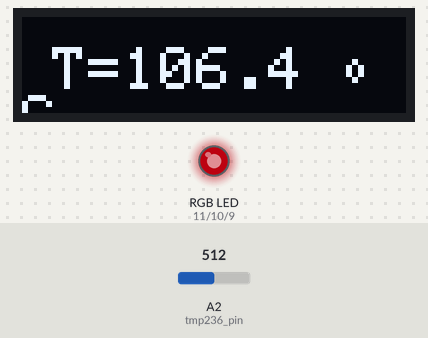
Bench run of a program on a simulated Arduino Nano, built with avr-gcc and run on an emulated ATmega328P. Parts: 128×32 one-colour display, an RGB LED mixed from three pins (HIGH = lit). Inputs (shaded band) come from the test bench; at power-on: A2 (tmp236_pin) = 512. Dim RGB values are drawn brighter than linear; what the program prints to the serial monitor is not drawn.

Above: at 1.8 s.
1.9 s: A2 (tmp236_pin) set to 494
At 3.3 s:
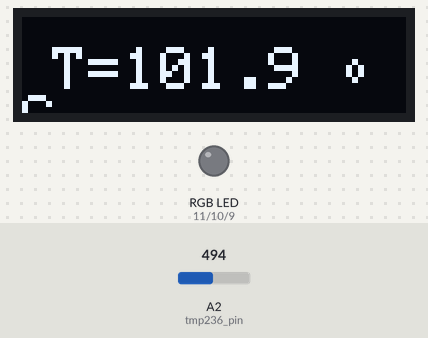
3.7 s: A2 (tmp236_pin) set to 284
At 4.8 s:
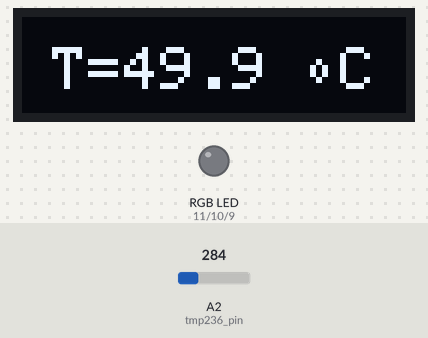
5.7 s: A2 (tmp236_pin) set to 263
At 7.4 s:
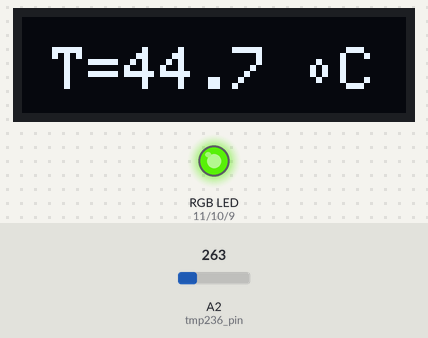
7.7 s: A2 (tmp236_pin) set to 122
At 9.1 s:
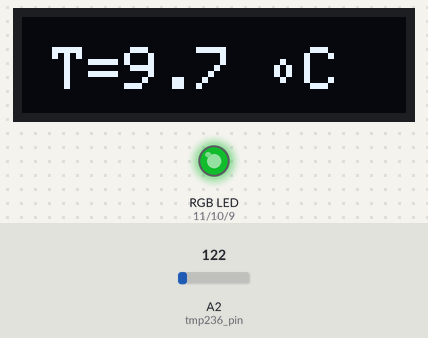
9.7 s: A2 (tmp236_pin) set to 0
At 10.6 s:
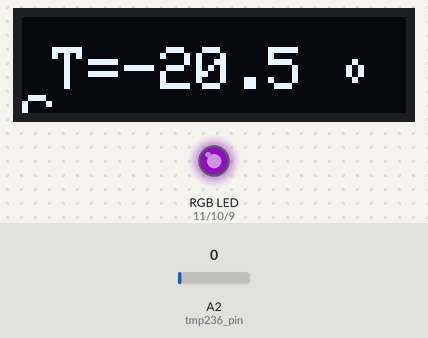
Timing chart, 0 to 12.7 s (numbered marks = the images above; inputs shaded):
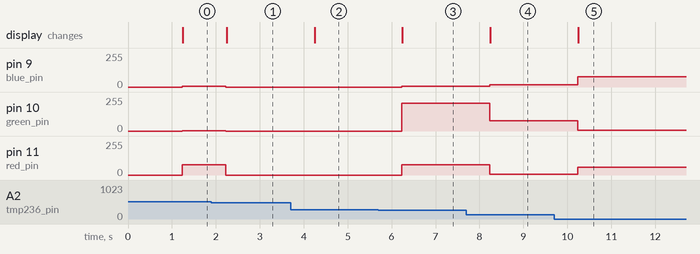

Measured:
- the behaviour switches between 509 and 508 on A2 (tmp236_pin) (found by bisection; images 0 and 1)
- the behaviour switches between 272 and 271 on A2 (tmp236_pin) (found by bisection; images 2 and 3)
- after the input at 1.9 s, pin 9 (blue_pin): 7/255 → 0/255 after 0.33 s; pin 10 (green_pin): 1/255 → 0/255 after 0.33 s; pin 11 (red_pin): 76/255 → 0/255 after 0.33 s; the display: changes after 0.35 s (image 1)
- after the input at 3.7 s, the display: changes after 0.55 s (image 2)
- after the input at 5.7 s, pin 9 (blue_pin): 0/255 → 7/255 after 0.53 s; pin 10 (green_pin): 0/255 → 207/255 after 0.53 s; pin 11 (red_pin): 0/255 → 76/255 after 0.53 s; the display: changes after 0.55 s (image 3)
- after the input at 7.7 s, pin 9 (blue_pin): 7/255 → 18/255 after 0.53 s; pin 10 (green_pin): 207/255 → 76/255 after 0.53 s; pin 11 (red_pin): 76/255 → 7/255 after 0.53 s; the display: changes after 0.55 s (image 4)
- after the input at 9.7 s, pin 9 (blue_pin): 18/255 → 76/255 after 0.53 s; pin 10 (green_pin): 76/255 → 7/255 after 0.53 s; pin 11 (red_pin): 7/255 → 57/255 after 0.53 s; the display: changes after 0.55 s (image 5)

The program:

main.cpp
```cpp
/* Arduino Nano ATmega328P
   Program to read temperature from a TMP236 sensor and display it using an RGB LED.
   The color of the LED changes based on the temperature reading.
   The TMP236 outputs 750mV at 0°C and increases by 10mV per °C.
   The RGB LED is connected to pins 9 (Blue), 10 (Green), and 11 (Red).
   The TMP236 sensor is connected to analog pin A0.
   Vcc = 4.95V (from a Vbat=7.4V Li-Po battery connected to Arduino nanoVin) or 4.74V from USB power supply.
   Ibat = 40 mA @ Vbatt = 8V @ value = 0.3

  Add OLED display SSD1306 128x32 via I2C to show temperature value.
    Connections:
    OLED    Arduino
    VCC     VCC (5V)
    GND     GND
    SCL     A5 (SCL)
    SDA     A4 (SDA)

  Warning : RGB LED close to TMP236 maycause temperature reading to be higher than actual temperature.
*/

#include <Arduino.h>

/* lib to convert HSV to RGB */
#include "RGBConverter.h"

/* lib to drive I2C OLED 132x32display */
#include <SPI.h>
#include <Wire.h>
#include <Adafruit_GFX.h>
#include <Adafruit_SSD1306.h>

#define SCREEN_WIDTH 128 // OLED display width, in pixels
#define SCREEN_HEIGHT 32 // OLED display height, in pixels
#define OLED_RESET     -1 // Reset pin # (or -1 if sharing Arduino reset pin)
#define SCREEN_ADDRESS 0x3C // 0x3C for 128x32

Adafruit_SSD1306 display(SCREEN_WIDTH, SCREEN_HEIGHT, &Wire, OLED_RESET); // Create display object

/* Pin declarations */
const int tmp236_pin = A2;  // Analog pin connected to TMP236 output
const int red_pin = 11; // red pin of the RGB LED
const int green_pin = 10; // green pin of the RGB LED
const int blue_pin = 9; // blue pin of the RGB LED

/*global variables*/
int val_a0; // to store the analog value read from TMP236
long previousMillis = 0L; // to store the last time temperature was read in milliseconds
const long interval = 1000L; // Interval between readings (in milliseconds)

RGBConverter color; // Create an RGBConverter object

// function prototypes
void set_color(uint8_t red, uint8_t green, uint8_t blue); // Function to set the RGB LED color
void afficher_temperature(float temperature);  // Function to display the temperature on the OLED screen

/* Initializations */
void setup()
{
	Serial.begin(9600);  // Initialize serial communication at 9600 bits per second

  /* Start OLED initialization
    SSD1306_SWITCHCAPVCC = generate display voltage from 3.3V internally */
  if(!display.begin(SSD1306_SWITCHCAPVCC, SCREEN_ADDRESS)) {
    Serial.println(F("SSD1306 allocation failed"));
    for(;;); // Don't proceed, loop forever
  }
  delay(200); // Pause for 0.2 seconds
  display.clearDisplay();
  previousMillis = millis();
}

/* Main loop */
void loop()
{
  /* Read temperature and update LED color every 'interval' milliseconds */
  if(millis() - previousMillis >= interval) {
    previousMillis = millis();  // Save the last time temperature was read
    byte rgb[3];  // local array to hold RGB values
    double saturation = 0.9;  // saturation of the LED between 0 and 1
    double value = 0.3;       // brightness of the LED between 0 and 1
    val_a0 = analogRead(tmp236_pin);  // Read the analog value from TMP236

    float voltage = val_a0 * 4.95 * 1000 / 1024.0;  // Convert the analog reading to voltage (mV) Power supply Vcc=4.95V have to adjust according to measured voltage
    float temperature = (10 * voltage - 4000) / 195.0; // to calculate temperature in °C from voltage in mV for TMP236

    double hue = -0.014198 * temperature + 0.497; // to calculate hue from temperature
    color.hsvToRgb(hue, saturation, value , rgb); // to calculate RGB values from HSV values
    set_color(rgb[0], rgb[1], rgb[2]); // Set the RGB LED color

    /* Print values to the serial monitor for debugging */
    Serial.println("TMP236: ");
    Serial.println(val_a0);
    Serial.println(voltage);
    Serial.println(temperature);
    Serial.println(String(hue) + ", " + String(saturation) + ", " + String(value) + "," + String(rgb[0]) + ", " + String(rgb[1]) + ","  + String(rgb[2]));

    afficher_temperature(temperature);  // Display temperature on the OLED screen
  }
}

void set_color(uint8_t red, uint8_t green, uint8_t blue)
{
  // Set the color using the provided RGB values
  analogWrite(red_pin, red);
  analogWrite(green_pin, green);
  analogWrite(blue_pin, blue);
}

void afficher_temperature(float temperature) {
  // Display temperature on the OLED screen
  display.clearDisplay();
  display.setTextSize(2); // Draw 2X-scale text
  display.setTextColor(SSD1306_WHITE);
  display.setCursor(10, 10);
  display.print("T=");
  display.print(temperature,1);
  display.print(" ");
  display.print((char)9);  //display degree symbol
  display.println("C");
  display.display();
}
```

RGBConverter.cpp
```cpp
/*
 * RGBConverter.h - Arduino library for converting between RGB, HSV and HSL
 *
 * Ported from the Javascript at http://mjijackson.com/2008/02/rgb-to-hsl-and-rgb-to-hsv-color-model-conversion-algorithms-in-javascript
 * The hard work was Michael's, all the bugs are mine.
 *
 * Robert Atkins, December 2010 (ratkins_at_fastmail_dot_fm).
 *
 * https://github.com/ratkins/RGBConverter
 *
 */
#include "RGBConverter.h"

/**
 * Converts an RGB color value to HSL. Conversion formula
 * adapted from http://en.wikipedia.org/wiki/HSL_color_space.
 * Assumes r, g, and b are contained in the set [0, 255] and
 * returns h, s, and l in the set [0, 1].
 *
 * @param   Number  r       The red color value
 * @param   Number  g       The green color value
 * @param   Number  b       The blue color value
 * @return  Array           The HSL representation
 */
void RGBConverter::rgbToHsl(byte r, byte g, byte b, double hsl[]) {
    double rd = (double) r/255;
    double gd = (double) g/255;
    double bd = (double) b/255;
    double max = threeway_max(rd, gd, bd);
    double min = threeway_min(rd, gd, bd);
    double h, s, l = (max + min) / 2;

    if (max == min) {
        h = s = 0; // achromatic
    } else {
        double d = max - min;
        s = l > 0.5 ? d / (2 - max - min) : d / (max + min);
        if (max == rd) {
            h = (gd - bd) / d + (gd < bd ? 6 : 0);
        } else if (max == gd) {
            h = (bd - rd) / d + 2;
        } else if (max == bd) {
            h = (rd - gd) / d + 4;
        }
        h /= 6;
    }
    hsl[0] = h;
    hsl[1] = s;
    hsl[2] = l;
}

/**
 * Converts an HSL color value to RGB. Conversion formula
 * adapted from http://en.wikipedia.org/wiki/HSL_color_space.
 * Assumes h, s, and l are contained in the set [0, 1] and
 * returns r, g, and b in the set [0, 255].
 *
 * @param   Number  h       The hue
 * @param   Number  s       The saturation
 * @param   Number  l       The lightness
 * @return  Array           The RGB representation
 */
void RGBConverter::hslToRgb(double h, double s, double l, byte rgb[]) {
    double r, g, b;

    if (s == 0) {
        r = g = b = l; // achromatic
    } else {
        double q = l < 0.5 ? l * (1 + s) : l + s - l * s;
        double p = 2 * l - q;
        r = RGBConverter::hue2rgb(p, q, h + 1/3.0);
        g = RGBConverter::hue2rgb(p, q, h);
        b = RGBConverter::hue2rgb(p, q, h - 1/3.0);
    }

    rgb[0] = r * 255;
    rgb[1] = g * 255;
    rgb[2] = b * 255;
}

/**
 * Converts an RGB color value to HSV. Conversion formula
 * adapted from http://en.wikipedia.org/wiki/HSV_color_space.
 * Assumes r, g, and b are contained in the set [0, 255] and
 * returns h, s, and v in the set [0, 1].
 *
 * @param   Number  r       The red color value
 * @param   Number  g       The green color value
 * @param   Number  b       The blue color value
 * @return  Array           The HSV representation
 */
void RGBConverter::rgbToHsv(byte r, byte g, byte b, double hsv[]) {
    double rd = (double) r/255;
    double gd = (double) g/255;
    double bd = (double) b/255;
    double max = threeway_max(rd, gd, bd), min = threeway_min(rd, gd, bd);
    double h, s, v = max;

    double d = max - min;
    s = max == 0 ? 0 : d / max;

    if (max == min) {
        h = 0; // achromatic
    } else {
        if (max == rd) {
            h = (gd - bd) / d + (gd < bd ? 6 : 0);
        } else if (max == gd) {
            h = (bd - rd) / d + 2;
        } else if (max == bd) {
            h = (rd - gd) / d + 4;
        }
        h /= 6;
    }

    hsv[0] = h;
    hsv[1] = s;
    hsv[2] = v;
}

/**
 * Converts an HSV color value to RGB. Conversion formula
 * adapted from http://en.wikipedia.org/wiki/HSV_color_space.
 * Assumes h, s, and v are contained in the set [0, 1] and
 * returns r, g, and b in the set [0, 255].
 *
 * @param   Number  h       The hue
 * @param   Number  s       The saturation
 * @param   Number  v       The value
 * @return  Array           The RGB representation
 */
void RGBConverter::hsvToRgb(double h, double s, double v, byte rgb[]) {
    double r, g, b;

    int i = int(h * 6);
    double f = h * 6 - i;
    double p = v * (1 - s);
    double q = v * (1 - f * s);
    double t = v * (1 - (1 - f) * s);

    switch(i % 6){
        case 0: r = v, g = t, b = p; break;
        case 1: r = q, g = v, b = p; break;
        case 2: r = p, g = v, b = t; break;
        case 3: r = p, g = q, b = v; break;
        case 4: r = t, g = p, b = v; break;
        case 5: r = v, g = p, b = q; break;
    }

    rgb[0] = r * 255;
    rgb[1] = g * 255;
    rgb[2] = b * 255;
}

double RGBConverter::threeway_max(double a, double b, double c) {
    return max(a, max(b, c));
}

double RGBConverter::threeway_min(double a, double b, double c) {
    return min(a, min(b, c));
}

double RGBConverter::hue2rgb(double p, double q, double t) {
    if(t < 0) t += 1;
    if(t > 1) t -= 1;
    if(t < 1/6.0) return p + (q - p) * 6 * t;
    if(t < 1/2.0) return q;
    if(t < 2/3.0) return p + (q - p) * (2/3.0 - t) * 6;
    return p;
}
```

RGBConverter.h
```cpp
/*
 * RGBConverter.h - Arduino library for converting between RGB, HSV and HSL
 *
 * Ported from the Javascript at http://mjijackson.com/2008/02/rgb-to-hsl-and-rgb-to-hsv-color-model-conversion-algorithms-in-javascript
 * The hard work was Michael's, all the bugs are mine.
 *
 * Robert Atkins, December 2010 (ratkins_at_fastmail_dot_fm).
 *
 * https://github.com/ratkins/RGBConverter
 *
 */
#ifndef RGBConverter_h
#define RGBConverter_h

#if (ARDUINO >= 100)
 #include <Arduino.h>
#else
 #include <Arduino.h>
#endif

class RGBConverter {

public:
    /**
     * Converts an RGB color value to HSL. Conversion formula
     * adapted from http://en.wikipedia.org/wiki/HSL_color_space.
     * Assumes r, g, and b are contained in the set [0, 255] and
     * returns h, s, and l in the set [0, 1].
     *
     * @param   byte    r       The red color value
     * @param   byte    g       The green color value
     * @param   byte    b       The blue color value
     * @param   double  hsl[]   The HSL representation
     */
    void rgbToHsl(byte r, byte g, byte b, double hsl[]);

    /**
     * Converts an HSL color value to RGB. Conversion formula
     * adapted from http://en.wikipedia.org/wiki/HSL_color_space.
     * Assumes h, s, and l are contained in the set [0, 1] and
     * returns r, g, and b in the set [0, 255].
     *
     * @param   double  h       The hue
     * @param   double  s       The saturation
     * @param   double  l       The lightness
     * @return  byte    rgb[]   The RGB representation
     */
    void hslToRgb(double h, double s, double l, byte rgb[]);

    /**
     * Converts an RGB color value to HSV. Conversion formula
     * adapted from http://en.wikipedia.org/wiki/HSV_color_space.
     * Assumes r, g, and b are contained in the set [0, 255] and
     * returns h, s, and v in the set [0, 1].
     *
     * @param   byte  r       The red color value
     * @param   byte  g       The green color value
     * @param   byte  b       The blue color value
     * @return  double hsv[]  The HSV representation
     */
    void rgbToHsv(byte r, byte g, byte b, double hsv[]);

    /**
     * Converts an HSV color value to RGB. Conversion formula
     * adapted from http://en.wikipedia.org/wiki/HSV_color_space.
     * Assumes h, s, and v are contained in the set [0, 1] and
     * returns r, g, and b in the set [0, 255].
     *
     * @param   double  h       The hue
     * @param   double  s       The saturation
     * @param   double  v       The value
     * @return  byte    rgb[]   The RGB representation
     */
    void hsvToRgb(double h, double s, double v, byte rgb[]);

private:
    double threeway_max(double a, double b, double c);
    double threeway_min(double a, double b, double c);
    double hue2rgb(double p, double q, double t);
};

#endif
```
